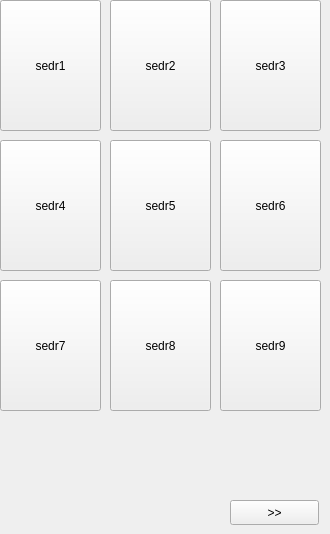
     <widget class="QWidget" name="page_22">
      <widget class="QPushButton" name="btn_sedr2">
       <property name="geometry">
        <rect>
         <x>110</x>
         <y>0</y>
         <width>101</width>
         <height>131</height>
        </rect>
       </property>
       <property name="text">
        <string>sedr2</string>
       </property>
      </widget>
      <widget class="QPushButton" name="btn_sedr6">
       <property name="geometry">
        <rect>
         <x>220</x>
         <y>140</y>
         <width>101</width>
         <height>131</height>
        </rect>
       </property>
       <property name="text">
        <string>sedr6</string>
       </property>
      </widget>
      <widget class="QPushButton" name="btn_sedr3">
       <property name="geometry">
        <rect>
         <x>220</x>
         <y>0</y>
         <width>101</width>
         <height>131</height>
        </rect>
       </property>
       <property name="text">
        <string>sedr3</string>
       </property>
      </widget>
      <widget class="QPushButton" name="btn_sedr4">
       <property name="geometry">
        <rect>
         <x>0</x>
         <y>140</y>
         <width>101</width>
         <height>131</height>
        </rect>
       </property>
       <property name="text">
        <string>sedr4</string>
       </property>
      </widget>
      <widget class="QPushButton" name="btn_sedr1">
       <property name="geometry">
        <rect>
         <x>0</x>
         <y>0</y>
         <width>101</width>
         <height>131</height>
        </rect>
       </property>
       <property name="text">
        <string>sedr1</string>
       </property>
      </widget>
      <widget class="QPushButton" name="btn_sedr5">
       <property name="geometry">
        <rect>
         <x>110</x>
         <y>140</y>
         <width>101</width>
         <height>131</height>
        </rect>
       </property>
       <property name="text">
        <string>sedr5</string>
       </property>
      </widget>
      <widget class="QPushButton" name="btn_sedr7">
       <property name="geometry">
        <rect>
         <x>0</x>
         <y>280</y>
         <width>101</width>
         <height>131</height>
        </rect>
       </property>
       <property name="text">
        <string>sedr7</string>
       </property>
      </widget>
      <widget class="QPushButton" name="btn_sedr8">
       <property name="geometry">
        <rect>
         <x>110</x>
         <y>280</y>
         <width>101</width>
         <height>131</height>
        </rect>
       </property>
       <property name="text">
        <string>sedr8</string>
       </property>
      </widget>
      <widget class="QPushButton" name="btn_sedr9">
       <property name="geometry">
        <rect>
         <x>220</x>
         <y>280</y>
         <width>101</width>
         <height>131</height>
        </rect>
       </property>
       <property name="text">
        <string>sedr9</string>
       </property>
      </widget>
      <widget class="QPushButton" name="btn_setdrinkinnext_1">
       <property name="geometry">
        <rect>
         <x>230</x>
         <y>500</y>
         <width>89</width>
         <height>25</height>
        </rect>
       </property>
       <property name="text">
        <string>&gt;&gt;</string>
       </property>
      </widget>
     </widget>
